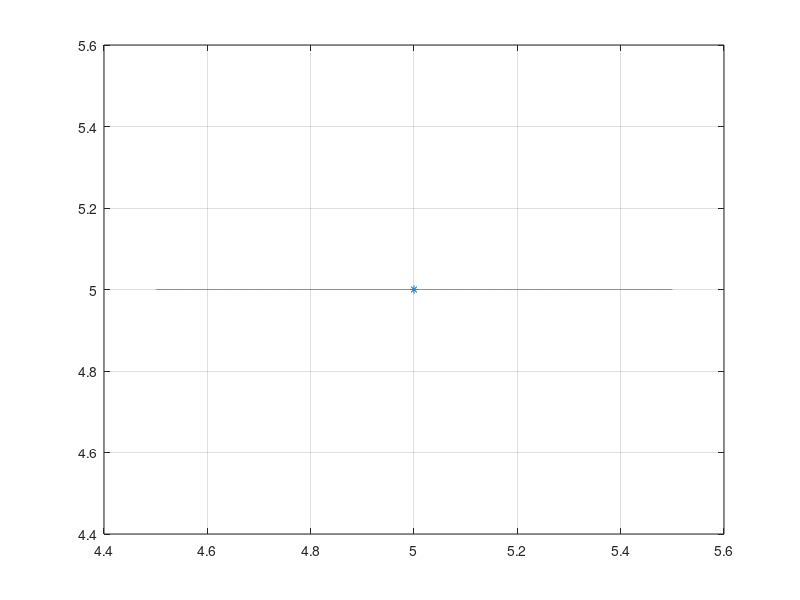

Reproduce this figure in MATLAB.
function interpolacionLagrange
  xn=input("Ingrese xn: ")
  
  yn=input("Ingrese yn: ")
  N=length(xn);
  Nyn=length(yn);
  
  if N!=Nyn
    display("xn y yn deben tener la misma contidad de numeros")
    return
  endif

  solu=ones(1,N);
  resp=1; 
  %q es una matriz para acarrear los indices de los polinomios
  q=1;
    
  %Calculo termino a termino para enontrar el polinomio
  for i=1:N %iteraciion (k)
    q=ones(1,2);
    aux=1;
    %Hago las operaciones para encontrar ese t�rmino
    for j=1:N 
      if i!=j
          q(aux,:)=poly([xn(j)])/((xn(i)-xn(j)));
          aux=aux+1;
      endif
    endfor

    q;
    
    %Una vez encontrado el termino multiplico para
    %encontrar el polinomio en ese termino
    for m=1:N-1
      resp=conv(resp,q(m,:));
    endfor
    %acarreo ese polinomio para sumarlo despues con el siguiente
    solu(i,:)=[resp*yn(i)];
    %reinicio mi variable
    resp=1;
    
  endfor
  
  
  %Sumno la matriz fila por fila ya que son los coeficientes del polinomio 
  polinomio=zeros(1,N);
    var=0;
    for i=1:N
      for j=1:N
        polinomio(1,i)=polinomio(1,i)+solu(j,i);
      endfor
    endfor
    
    polinomio;
    %muestro el polinomio
    polsol=polyout(polinomio,'x')
    %dubujo los puntos
    x=min(xn)-0.5:0.001:max(xn)+0.5;
    y=polyval(polinomio,x);
    plot(xn,yn,'*',x,y),grid on
endfunction
